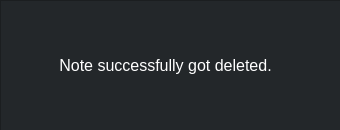
<?xml version="1.0" encoding="UTF-8"?>
<ui version="4.0">
 <class>Dialog</class>
 <widget class="QDialog" name="Dialog">
  <property name="geometry">
   <rect>
    <x>0</x>
    <y>0</y>
    <width>340</width>
    <height>130</height>
   </rect>
  </property>
  <property name="minimumSize">
   <size>
    <width>340</width>
    <height>130</height>
   </size>
  </property>
  <property name="maximumSize">
   <size>
    <width>340</width>
    <height>130</height>
   </size>
  </property>
  <property name="windowTitle">
   <string>Dialog</string>
  </property>
  <widget class="QFrame" name="frame_n_dd">
   <property name="geometry">
    <rect>
     <x>0</x>
     <y>0</y>
     <width>341</width>
     <height>131</height>
    </rect>
   </property>
   <property name="styleSheet">
    <string notr="true">background-color: rgb(35, 39, 42);
background-color: rgb(44, 47, 51);
background-color: rgb(35, 39, 42);</string>
   </property>
   <property name="frameShape">
    <enum>QFrame::StyledPanel</enum>
   </property>
   <property name="frameShadow">
    <enum>QFrame::Raised</enum>
   </property>
   <widget class="QLabel" name="label_n_dd">
    <property name="geometry">
     <rect>
      <x>50</x>
      <y>50</y>
      <width>231</width>
      <height>31</height>
     </rect>
    </property>
    <property name="font">
     <font>
      <family>Arial</family>
      <pointsize>12</pointsize>
     </font>
    </property>
    <property name="layoutDirection">
     <enum>Qt::RightToLeft</enum>
    </property>
    <property name="styleSheet">
     <string notr="true">color: rgb(255, 255, 255);</string>
    </property>
    <property name="text">
     <string>Note successfully got deleted.</string>
    </property>
    <property name="alignment">
     <set>Qt::AlignCenter</set>
    </property>
   </widget>
  </widget>
 </widget>
 <resources/>
 <connections/>
</ui>
